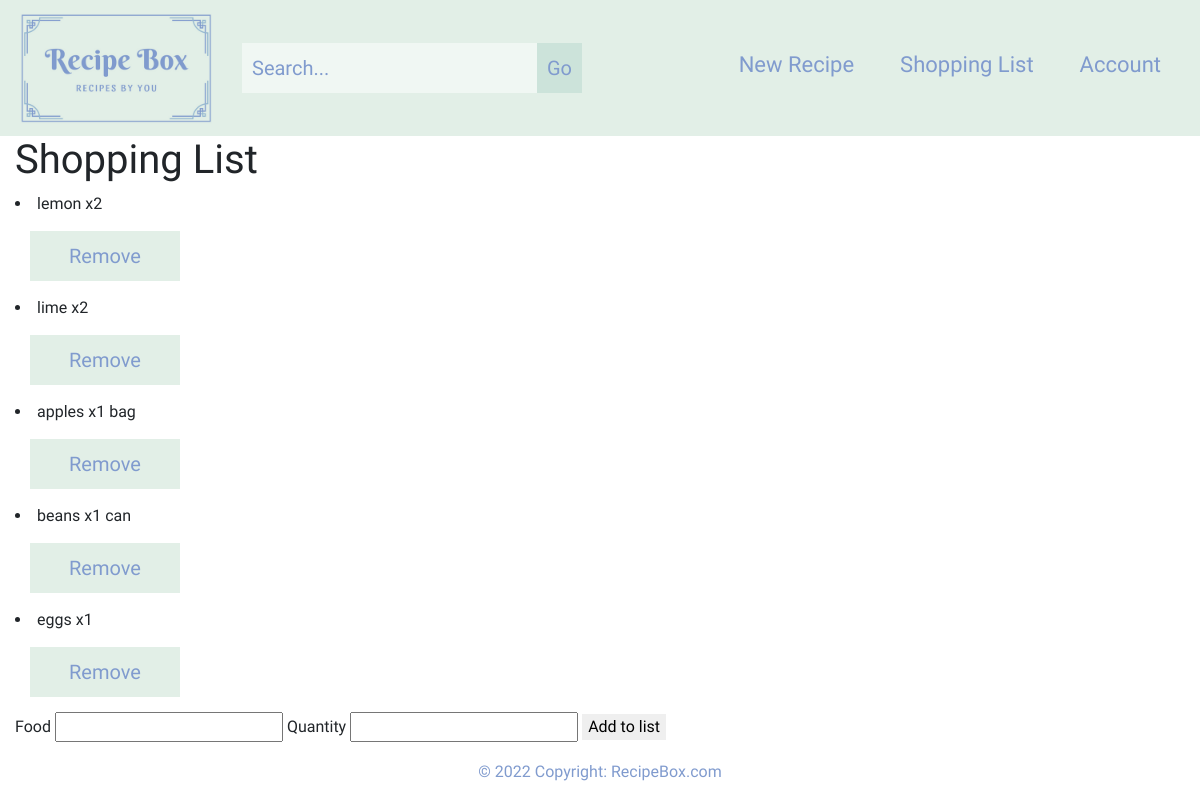
The page /shopping_list/ (signed in) on the database as committed earlier.
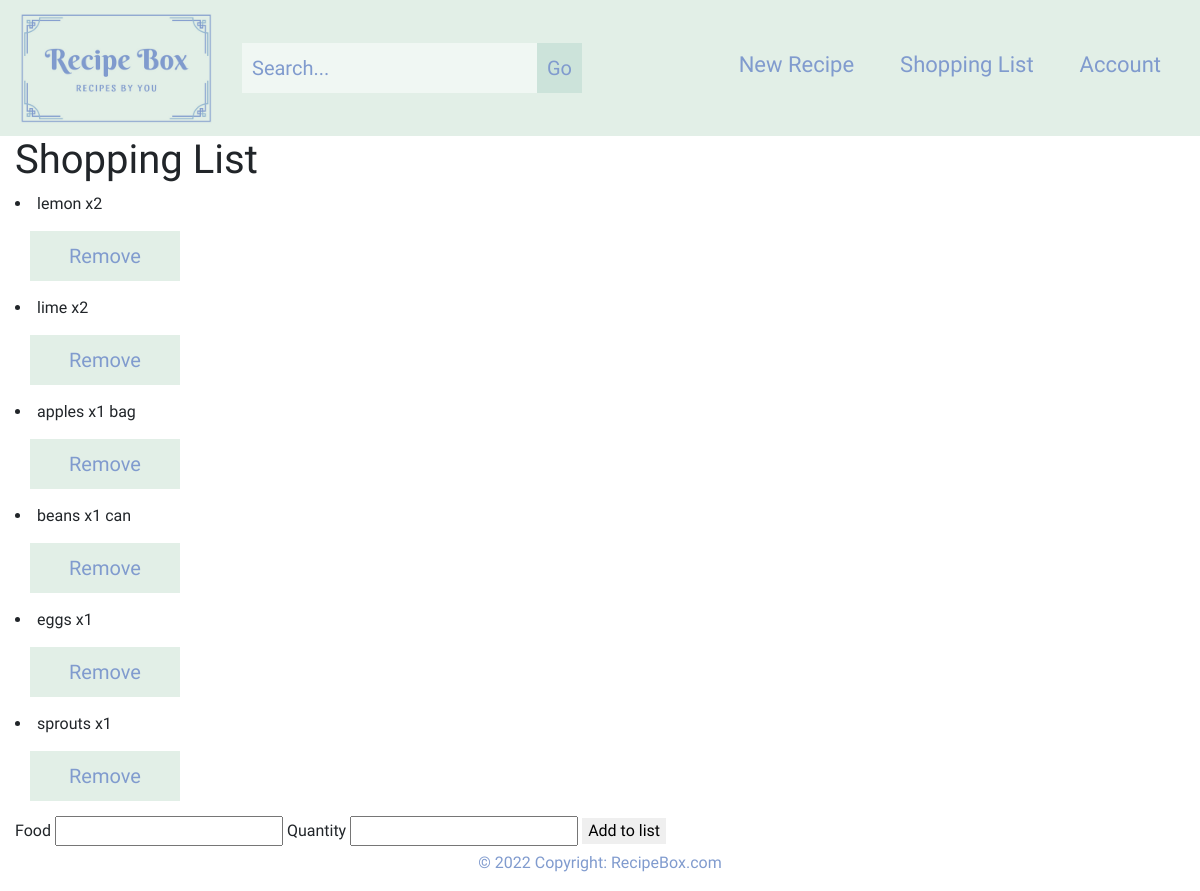
The same page on the database as committed later.
### base/models.py (models this page shows, shortened)
class Food(models.Model):
    user = models.ForeignKey(settings.AUTH_USER_MODEL, on_delete=models.CASCADE)
    slug = models.SlugField(unique=True, blank=True, null=True)
    id = models.AutoField(primary_key=True)
    name = models.CharField(max_length = 100)
    quantity = models.CharField(max_length = 50)
    class Meta:
        verbose_name = ('Food')
        verbose_name_plural = ('Foods')

### base/views.py (the view)
# urls.py: path("shopping_list/", views.shopping_list, name="shopping_list"),
@login_required
def shopping_list(request):
    food_qs = Food.objects.filter(user=request.user)
    form = ShoppingForm(request.POST)
    context = {
        "food_list": food_qs,
        "ShoppingForm": ShoppingForm
    }
    return render(request, "shopping_list.html", context)

### templates/shopping_list.html (shortened to what this page needs)
{% extends "base.html" %}
{% block page_content %}
    <body>
    <h1>Shopping List</h1>
    <u1>
    {% for x in food_list %}
         <li>{{ x.name }}    x{{ x.quantity }}
            <form action="/delete/{{x.id}}/" method="post">
                <button type="submit" class="green-btn" name="delete">Remove</button>
            </form>
         </li>
    {% endfor %}
    </u1>
    <form action="/add/" method="post">
        {% for field in ShoppingForm %}
            {{ field.label_tag }} {{ field }}
        {% endfor %}
        <button id="create-btn type="submit">Add to list</button>
    </form>
    </body>
    </html>
{% endblock %}

Rows that differ between the two databases and show on the page:
added Food: name "sprouts", quantity "1"
